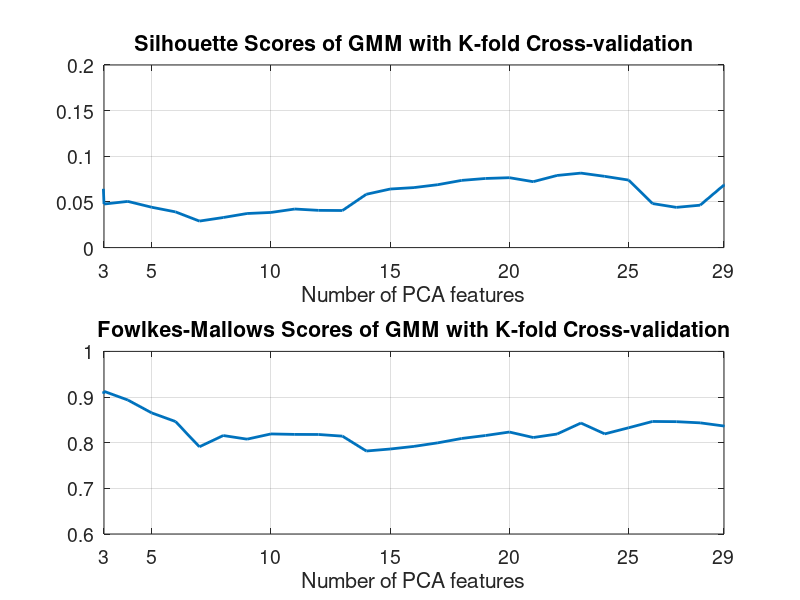

The MATLAB source for this figure:
clear;clc;close all;

silhouette_scores = [0.711251781016152, 0.6898367590990576, 0.04769400874632341, 0.050583643350960446, 0.04419316823663505, 0.03910282344269229, 0.0290309651425455, 0.032937733828785606, 0.03733629964479573, 0.038486579923474463, 0.04224501211864182, 0.040775992874958124, 0.04060882065879526, 0.05838087556008021, 0.0641424889445814, 0.0657193215248677, 0.06890544837997381, 0.07360848101514891, 0.0757087981196338, 0.07655096004787387, 0.07218512418951752, 0.07900520697257708, 0.0815828137899975, 0.07802846788558836, 0.07393604012331453, 0.04824053293510303, 0.04405685046689705, 0.046441540044354315, 0.06855912928878438, 0.06970019192248991] ;

fowlkes_mallows_scores = [0.7088165689906769, 0.7085121001210395, 0.9125313400349965, 0.8934667313730905, 0.8652723816335504, 0.8463533380548018, 0.7910113882011012, 0.8156865425785009, 0.8077359065420853, 0.8191971082309439, 0.8181669294656835, 0.8179833715040304, 0.8143375920992442, 0.7817980116600882, 0.7861453681783697, 0.7919163783339669, 0.7997048164805098, 0.8092733108177133, 0.8157510162459032, 0.8233548274161994, 0.811358477190163, 0.8189963436890648, 0.8430537366966029, 0.8192683084016776, 0.8327028870657165, 0.8465011817877401, 0.8460599350810727, 0.8434787283777954, 0.8365486071529705, 0.8142983349622888] ;

subplot(2, 1, 1)
plot(silhouette_scores, "lineWidth", 2)
set(gca, "fontsize", 14)
grid on
xlim([3, 29])
ylim([0, 0.2])
xticks([3, 5, 10, 15, 20, 25, 29])
xlabel('Number of PCA features')
title("Silhouette Scores of GMM with K-fold Cross-validation")

subplot(2, 1, 2)
plot(fowlkes_mallows_scores, "lineWidth", 2)

%legend('Silhouette Scores', 'Fowlkes-Mallows Scores')
set(gca, "fontsize", 14)
grid on
xlim([3, 29])
ylim([0.6, 1])
xticks([3, 5, 10, 15, 20, 25, 29])
xlabel('Number of PCA features')
title("Fowlkes-Mallows Scores of GMM with K-fold Cross-validation")

%exportgraphics(gca,'GMMkFold.jpeg','Resolution',300)
%exportgraphics(gca,'GMM.jpeg','Resolution',300)